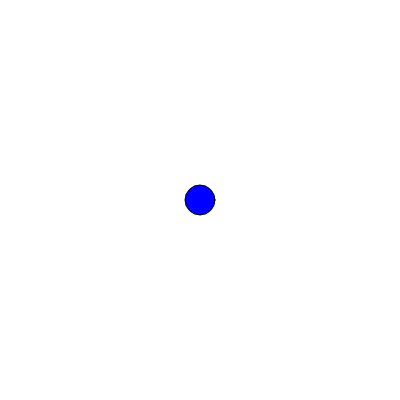
Frame 1 (no input)
Frame 60 (no input): identical to frame 1, image omitted
Frame 120 (the mouse pressed at the canvas centre since frame 60): identical to frame 1, image omitted

The p5.js sketch that drew this single still picture (run headless with seeded random() and noise() and a simulated clock; from frame 60 on, the mouse is pressed at the canvas centre):

// p5.js sketch
// ── sketch.js
var playerCharacter;

function setup() {
  // put setup code here
  createCanvas(400,400);
  fill(0,0,255);
  playerCharacter = new character();
}



function draw() {
  // put drawing code here
  background(255);
  updateCharacter(playerCharacter);
}

function updateCharacter(object) {
  //Check for keyboard input
  if (keyIsPressed) {
    //If the pressed key is the up arrow key, move the circle's position up (subtract from the Y position)
    if (keyCode == UP_ARROW) {
      object.y -= 2;
    }
    //If the pressed key is the down arrow key, move the circle's position down (add to the Y position)
    if (keyCode == DOWN_ARROW) {
      object.y += 2;
    }
    //If the pressed key is the left arrow key, move the circle's position left (subtract from the X position)
    if (keyCode == LEFT_ARROW) {
      object.x -= 2;
    }
    //If the pressed key is the right arrow key, move the circle's position right (add to the X position)
    if (keyCode == RIGHT_ARROW) {
      object.x += 2;
    }
  }
  //Draw the circle at its new position
    circle(object.x,object.y,30);
}

function character() {
  this.x = 200;
  this.y = 200;
}
